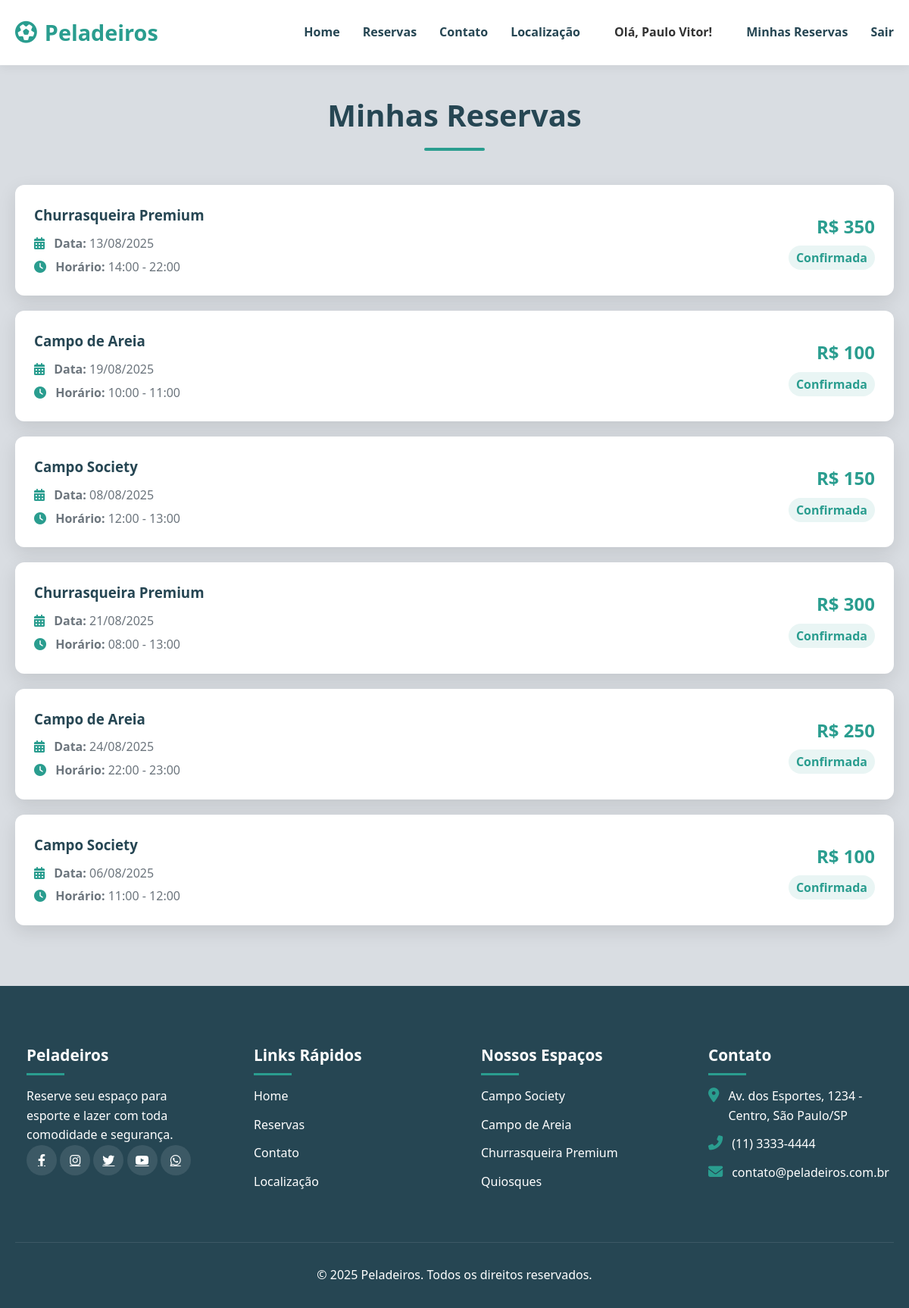
Page /minhas-reservas/ (signed in) on the committed database.
### core/models.py (models this page shows, shortened)
class Usuario(AbstractUser):
    cpf = models.CharField(max_length=14, unique=True)
    data_nascimento = models.DateField(null=True, blank=True)
    telefone = models.CharField(max_length=15, null=True, blank=True)
    SEXO_CHOICES = (('M', 'Masculino'), ('F', 'Feminino'))
    sexo = models.CharField(max_length=1, choices=SEXO_CHOICES, null=True, blank=True)
    cep = models.CharField(max_length=9, null=True, blank=True)
    logradouro = models.CharField(max_length=255, null=True, blank=True)
    numero = models.CharField(max_length=20, null=True, blank=True)
    complemento = models.CharField(max_length=100, null=True, blank=True)
    bairro = models.CharField(max_length=100, null=True, blank=True)
    cidade = models.CharField(max_length=100, null=True, blank=True)
    estado = models.CharField(max_length=2, null=True, blank=True)

class Reserva(models.Model):
    STATUS_CHOICES = (
        ('confirmada', 'Confirmada'),
        ('pendente', 'Pendente de Pagamento'),
        ('cancelada', 'Cancelada'),
    )
    espaco = models.ForeignKey(Espaco, on_delete=models.PROTECT, related_name='reservas')
    usuario = models.ForeignKey(Usuario, on_delete=models.PROTECT, related_name='reservas_feitas')
    data_inicio = models.DateTimeField()
    data_fim = models.DateTimeField()
    preco_final = models.DecimalField(max_digits=10, decimal_places=2)
    status = models.CharField(max_length=20, choices=STATUS_CHOICES, default='pendente')
    data_criacao = models.DateTimeField(auto_now_add=True)

class Espaco(models.Model):
    MODELO_COBRANCA_CHOICES = (
        ('hora', 'Por Hora'),
        ('periodo', 'Por Período'),
    )
    TIPO_CHOICES = (
        ('campo', 'Campo'),
        ('churrasqueira', 'Churrasqueira'),
        ('quiosque', 'Quiosque'),
    )
    nome = models.CharField(max_length=100)
    descricao = models.TextField(blank=True, null=True)
    foto = models.ImageField(upload_to='espacos_fotos/', blank=True, null=True)
    tipo = models.CharField(max_length=20, choices=TIPO_CHOICES)
    capacidade = models.PositiveIntegerField()
    disponivel = models.BooleanField(default=True)
    modelo_de_cobranca = models.CharField(
        max_length=10,
        choices=MODELO_COBRANCA_CHOICES,
        default='hora'
    )

### core/views.py (the view)
# urls.py: path('minhas-reservas/', views.minhas_reservas, name='minhas_reservas'),
@login_required(login_url='/entrar/') # Garante que apenas usuários logados possam ver a página
def minhas_reservas(request):
    reservas_do_usuario = Reserva.objects.filter(usuario=request.user).order_by('-data_criacao')
    context = {
        'reservas': reservas_do_usuario
    }
    return render(request, 'minhas_reservas.html', context)

### templates/minhas_reservas.html (shortened to what this page needs)
{% extends 'base.html' %}
{% load static %}
{% block content %}
<section class="user-reservations" style="padding-top: 120px; padding-bottom: 80px;">
    <div class="container">
        <h2 class="section-title">Minhas Reservas</h2>
        {% if reservas %}
            <div class="reservations-list" style="display: flex; flex-direction: column; gap: 20px;">
                {% for reserva in reservas %}
                    <div class="reserva-card" style="background: white; border-radius: var(--border-radius); box-shadow: var(--box-shadow); padding: 25px; display: flex; justify-content: space-between; align-items: center;">
                        <div>
                            <h3 style="color: var(--dark); margin-bottom: 10px;">{{ reserva.espaco.nome }}</h3>
                            <p style="color: var(--gray); margin-bottom: 5px;">
                                <i class="fas fa-calendar-alt" style="margin-right: 8px; color: var(--primary);"></i>
                                <strong>Data:</strong> {{ reserva.data_inicio|date:"d/m/Y" }}
                            </p>
                            <p style="color: var(--gray);">
                                <i class="fas fa-clock" style="margin-right: 8px; color: var(--primary);"></i>
                                <strong>Horário:</strong> {{ reserva.data_inicio|date:"H:i" }} - {{ reserva.data_fim|date:"H:i" }}
                            </p>
                        </div>
                        <div style="text-align: right;">
                            <p style="font-size: 1.5rem; font-weight: 700; color: var(--primary); margin-bottom: 10px;">
                                R$ {{ reserva.preco_final|stringformat:"d" }}
                            </p>
                            <span style="background-color: #e9f5f4; color: #2a9d8f; padding: 5px 10px; border-radius: 20px; font-weight: 600; text-transform: capitalize;">
                                {{ reserva.status }}
                            </span>
                        </div>
                    </div>
                {% endfor %}
            </div>
        {% else %}
            <p style="text-align: center; font-size: 1.2rem; color: var(--gray);">Você ainda não fez nenhuma reserva.</p>
            <div style="text-align: center; margin-top: 30px;">
                <a href="{% url 'reservas' %}" class="btn">Fazer minha primeira reserva</a>
            </div>
        {% endif %}
    </div>
</section>
{% endblock %}

### templates/base.html (shortened to what this page needs)
{% load static %}
<!DOCTYPE html>
<html lang="pt-BR">
<head>
    <link rel="stylesheet" href="https://cdnjs.cloudflare.com/ajax/libs/font-awesome/6.4.0/css/all.min.css">
    <link rel="stylesheet" href="{% static 'css/styles.css' %}">
</head>
<body>
    <header>
        <div class="container">
            <nav class="navbar">
                <a href="{% url 'index' %}" class="logo">
                    <i class="fas fa-futbol"></i>
                    Peladeiros
                </a>
                <ul class="nav-links">
                    <li><a href="{% url 'index' %}">Home</a></li>
                    <li><a href="{% url 'reservas' %}">Reservas</a></li>
                    <li><a href="{% url 'contato' %}">Contato</a></li>
                    <li><a href="{% url 'localizacao' %}">Localização</a></li>
                    {% if user.is_authenticated %}
                        <li><span style="color: #333; font-weight: 600; padding: 0 15px;">Olá, {{ user.first_name|default:user.username }}!</span></li>
                        <li><a href="{% url 'minhas_reservas' %}">Minhas Reservas</a></li>
                        <li><a href="{% url 'sair' %}">Sair</a></li>
                    {% else %}
                        <li><a href="{% url 'entrar' %}">Entrar</a></li>
                        <li><a href="{% url 'criar_conta' %}" class="btn">Criar Conta</a></li>
                    {% endif %}
                </ul>
            </nav>
        </div>
    </header>
    <main>
        {% block content %}
        {% endblock %}
    </main>
    <footer id="contact">
        <div class="container">
            <div class="footer-content">
                 <div class="footer-column">
                    <h3>Peladeiros</h3>
                    <p>Reserve seu espaço para esporte e lazer com toda comodidade e segurança.</p>
                    <div class="social-links">
                        <a href="#"><i class="fab fa-facebook-f"></i></a>
                        <a href="#"><i class="fab fa-instagram"></i></a>
                        <a href="#"><i class="fab fa-twitter"></i></a>
                        <a href="#"><i class="fab fa-youtube"></i></a>
                        <a href="#"><i class="fab fa-whatsapp"></i></a>
                    </div>
                </div>
                <div class="footer-column">
                    <h3>Links Rápidos</h3>
                    <ul>
                        <li><a href="{% url 'index' %}">Home</a></li>
                        <li><a href="{% url 'reservas' %}">Reservas</a></li>
                        <li><a href="{% url 'contato' %}">Contato</a></li>
                        <li><a href="{% url 'localizacao' %}">Localização</a></li>
                    </ul>
                </div>
                <div class="footer-column">
                    <h3>Nossos Espaços</h3>
                    <ul>
                        <li>Campo Society</li>
                        <li>Campo de Areia</li>
                        <li>Churrasqueira Premium</li>
                        <li>Quiosques</li>
                    </ul>
                </div>
                <div class="footer-column">
                    <h3>Contato</h3>
                    <ul class="contact-info">
                        <li><i class="fas fa-map-marker-alt"></i><span>Av. dos Esportes, 1234 - Centro, São Paulo/SP</span></li>
                        <li><i class="fas fa-phone-alt"></i><span>(11) 3333-4444</span></li>
                        <li><i class="fas fa-envelope"></i><span>contato@peladeiros.com.br</span></li>
                    </ul>
                </div>
            </div>
            <div class="copyright">
                &copy; 2025 Peladeiros. Todos os direitos reservados.
            </div>
        </div>
    </footer>
</body>
</html>

### static/css/styles.css (style rules this page uses)
:root { --primary: #2a9d8f; --primary-dark: #1d7a6e; --secondary: #e76f51; --accent: #f4a261; --light: #f8f9fa; --dark: #264653; --success: #2a9d8f; --warning: #e9c46a; --danger: #e76f51; --gray: #6c757d; --light-gray: #e9ecef; --border-radius: 12px; --box-shadow: 0 8px 24px rgba(0, 0, 0, 0.1); --transition: all 0.3s ease; }
* { margin: 0; padding: 0; box-sizing: border-box; font-family: 'Segoe UI', Tahoma, Geneva, Verdana, sans-serif; }
body { background-color: #d9dde2; color: var(--dark); line-height: 1.6; }
.container { width: 100%; max-width: 1200px; margin: 0 auto; padding: 0 20px; }
section { padding: 80px 0; }
.section-title { text-align: center; margin-bottom: 60px; color: var(--dark); font-size: 2.5rem; position: relative; }
.section-title:after { content: ''; position: absolute; bottom: -15px; left: 50%; transform: translateX(-50%); width: 80px; height: 4px; background: var(--primary); border-radius: 2px; }
header { background: white; box-shadow: 0 4px 12px rgba(0, 0, 0, 0.05); position: fixed; width: 100%; top: 0; z-index: 1000; }
.navbar { display: flex; justify-content: space-between; align-items: center; padding: 20px 0; }
.logo { display: flex; align-items: center; font-size: 1.8rem; font-weight: 700; color: var(--primary); text-decoration: none; }
.logo i { margin-right: 10px; }
.nav-links { display: flex; list-style: none; }
.nav-links li { margin-left: 30px; }
.nav-links a { text-decoration: none; color: var(--dark); font-weight: 600; transition: var(--transition); position: relative; }
.nav-links a:after { content: ''; position: absolute; bottom: -5px; left: 0; width: 0; height: 2px; background: var(--primary); transition: var(--transition); }
.contact-info { background: white; border-radius: var(--border-radius); }
.contact-info li { margin-bottom: 20px; display: flex; align-items: center; gap: 15px; }
.contact-info i { font-size: 1.2rem; color: var(--primary); }
.social-links a { display: inline-flex; align-items: center; justify-content: center; width: 40px; height: 40px; background: rgba(255, 255, 255, 0.1); border-radius: 50%; color: white; transition: var(--transition); }
footer { background: var(--dark); color: white; padding: 60px 0 30px; }
.footer-content { display: grid; grid-template-columns: repeat(auto-fit, minmax(250px, 1fr)); gap: 40px; margin-bottom: 40px; }
.footer-column { background: var(--dark); padding: 15px; color: white; }
.footer-column h3 { font-size: 1.3rem; margin-bottom: 25px; position: relative; color: white; }
.footer-column h3:after { content: ''; position: absolute; bottom: -10px; left: 0; width: 50px; height: 3px; background: var(--primary); }
.footer-column ul { list-style: none; }
.footer-column ul li { margin-bottom: 12px; }
.footer-column ul li a { color: white; text-decoration: none; transition: var(--transition); }
.footer-column .contact-info { background-color: transparent !important; }
.footer-column .contact-info li { display: flex; align-items: flex-start; gap: 12px; color: white; }
.footer-column .contact-info i { margin-top: 1px; color: var(--primary); }
.copyright { text-align: center; border-top: 1px solid rgba(255, 255, 255, 0.1); padding-top: 30px; margin-top: 30px; }

### rows in the picture
Usuario: first_name "Paulo Vitor"
Reserva: espaco.nome "Churrasqueira Premium", data_inicio "13/08/2025", data_inicio "14:00", data_fim "22:00", preco_final "350", status "Confirmada"
Reserva: espaco.nome "Campo de Areia", data_inicio "19/08/2025", data_inicio "10:00", data_fim "11:00", preco_final "100", status "Confirmada"
Reserva: espaco.nome "Campo Society", data_inicio "08/08/2025", data_inicio "12:00", data_fim "13:00", preco_final "150", status "Confirmada"
Reserva: espaco.nome "Churrasqueira Premium", data_inicio "21/08/2025", data_inicio "08:00", data_fim "13:00", preco_final "300", status "Confirmada"
Reserva: espaco.nome "Campo de Areia", data_inicio "24/08/2025", data_inicio "22:00", data_fim "23:00", preco_final "250", status "Confirmada"
Reserva: espaco.nome "Campo Society", data_inicio "06/08/2025", data_inicio "11:00", data_fim "12:00", preco_final "100", status "Confirmada"
